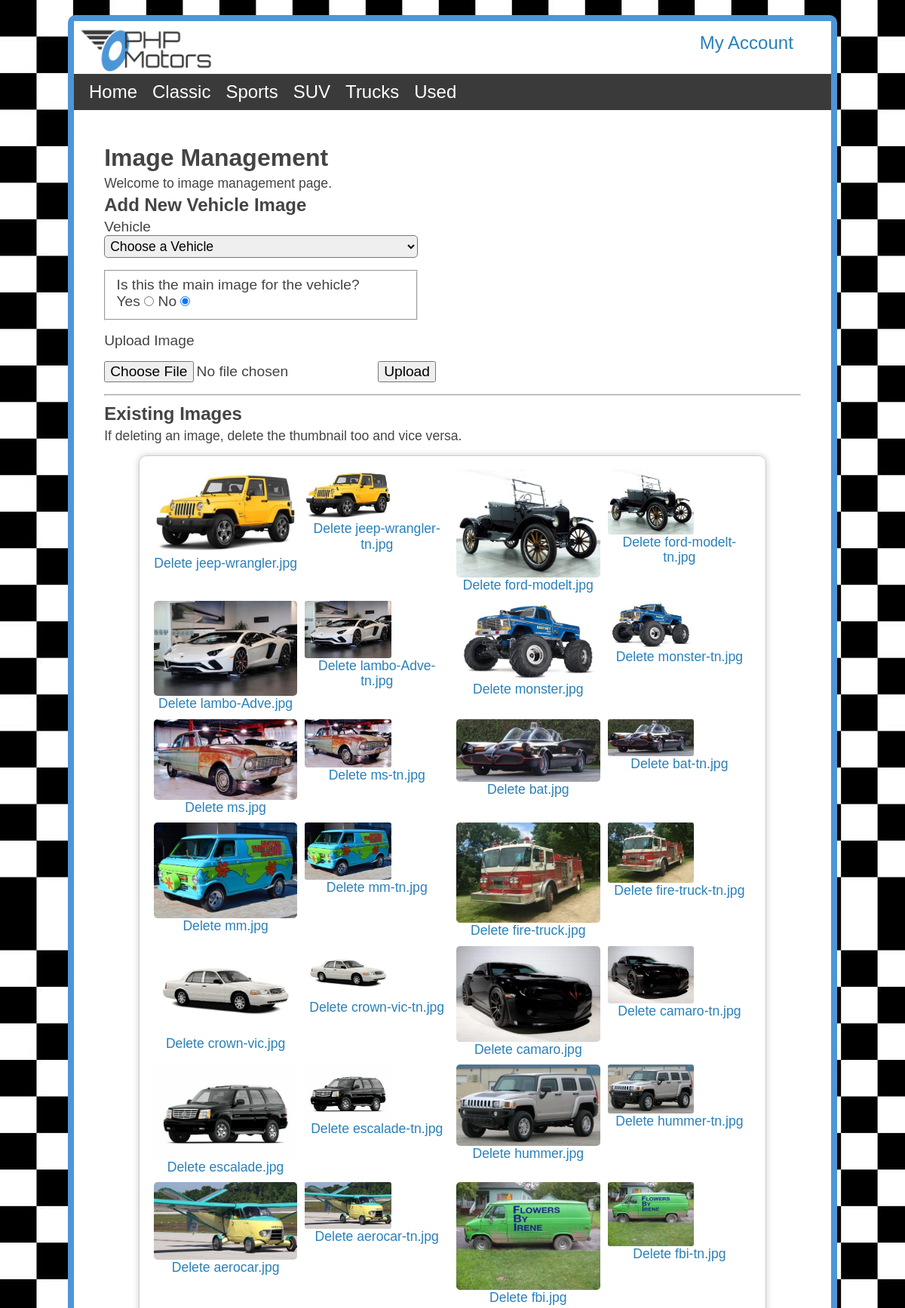
Page /uploads/index.php (upper part) on the committed database.
### tables this page shows
CREATE TABLE `carclassification` (
  `classificationId` int(11) NOT NULL,
  `classificationName` varchar(30) NOT NULL
);

CREATE TABLE `images` (
  `imgId` int(11) NOT NULL,
  `invId` int(11) NOT NULL,
  `imgName` varchar(100) NOT NULL,
  `imgPath` varchar(150) NOT NULL,
  `imgDate` timestamp NOT NULL DEFAULT current_timestamp(),
  `imgPrimary` tinyint(1) NOT NULL DEFAULT 0
);

### model/main-model.php (called while the page is built, shortened)
<?php
    function getClassifications(){
        $db = phpmotorsConnect();
        $sql = 'SELECT classificationName, classificationId  FROM carclassification ORDER BY classificationName ASC';
        $stmt = $db->prepare($sql);
        $stmt->execute();
        $classifications = $stmt->fetchAll();
        return $classifications;
    }
?>

### model/uploads-model.php (called while the page is built, shortened)
<?php
    function getImages() {
        $db = phpmotorsConnect();
        $sql = 'SELECT imgId, imgPath, imgName, imgDate, inventory.invId, invMake, invModel FROM images JOIN inventory ON images.invId = inventory.invId';
        $stmt = $db->prepare($sql);
        $stmt->execute();
        $imageArray = $stmt->fetchAll(PDO::FETCH_ASSOC);
        return $imageArray;
    }
?>

### library/functions.php (the view, shortened to what this page needs)
<?php
    function createNav($classifications){
        $navList = '<ul>';
        $navList .= "<li><a href='/cse340/phpmotors/' title='View the PHP Motors home page'>Home</a></li>";
        foreach ($classifications as $classification) {
            $navList .= "<li><a href='/cse340/phpmotors/vehicles/?action=classification&classificationName=".urlencode($classification['classificationName']).
            "' title='View our $classification[classificationName] lineup of vehicles'>$classification[classificationName]</a></li>";
        }
        $navList .= '</ul>';
        return $navList;
    }
    function buildImageDisplay($imageArray) {
        $id = '<ul class="ul uploadUl" id="image-display">';
        foreach ($imageArray as $image) {
            $imgName = $image['imgName'];
            $class = strpos($imgName, '-tn') !== false ? ' class="thumbnails"' : 'class="mainPic"';
            $id .= '<li>';
            $id .= "<img src='$image[imgPath]' $class title='$image[invMake] $image[invModel] image on PHP Motors.com' alt='$image[invMake] $image[invModel] image on PHP Motors.com'>";
            $id .= "<p><a href='/cse340/phpmotors/uploads?action=delete&imgId=$image[imgId]&filename=$imgName' title='Delete the image'>Delete $imgName</a></p>";
            $id .= '</li>';
        }
        $id .= '</ul>';
        return $id;
    }
    function buildVehiclesSelect($vehicles) {
        $prodList = '<select class="select" name="invId" id="invItem">';
        $prodList .= "<option>Choose a Vehicle</option>";
        foreach ($vehicles as $vehicle) {
        $prodList .= "<option value='$vehicle[invId]'>$vehicle[invMake] $vehicle[invModel]</option>";
        }
        $prodList .= '</select>';
        return $prodList;
    }
?>

### css/styles.css (style rules this page uses)
html { box-sizing: border-box; }
*, *:before, *:after { box-sizing: inherit; }
p { font-size: 1.1rem; }
h1,h2,p { padding: 0; margin: 0; }
a { text-decoration: none; color: #2980b9; }
ul { list-style-type: none; margin: 0; padding: 0; }
body { font-family: 'Genos', Arial, Helvetica, sans-serif; color: black; }
nav ul { display: flex; flex-direction: row; justify-content: space-around; }
nav li { padding: 5px; }
nav a { font-size: 1.1rem; color: #ffffff; text-decoration: none; }
.adminMain li,a { font-size: 1.1rem; }
.select { border-radius: 5px; font-size: 1.1rem; padding: 3px; }
.uploadUl { display: flex; flex-direction: column; padding: 2%; }
.mainPic { display: block; width: 100%; border-radius: 5px; }
.thumbnails { display: block; width: 60%; border-radius: 3px; }

### css/styles_tablet.css (style rules this page uses)
@media only screen and (min-width: 35em) { body { background-image: url("../images/site/small_check.jpg"); } }
@media only screen and (min-width: 35em) { nav a { font-size: 1.2rem; } }
@media only screen and (min-width: 35em) { .uploadUl { width: 90%; margin: 0 auto; margin-top: 1rem; display: grid; grid-template-columns: repeat(4, 1fr); grid-gap: 10px; box-shadow: 0px 0px 10px rgba(0, 0, 0, 0.2); border: 1px solid #CCCCCC; border-radius: 10px; } }
@media only screen and (min-width: 35em) { .uploadUl a { display: block; text-align: center; font-size: 1.1rem; } }
@media only screen and (min-width: 35em) { .adminMain li,a { font-size: 1.2rem; } }

### css/styles_large.css (style rules this page uses)
@media only screen and (min-width: 64rem) { nav ul { justify-content: flex-start; } }
@media only screen and (min-width: 64rem) { nav li { margin-left: 10px; } }
@media only screen and (min-width: 64rem) { nav a { font-size: 1.5rem; } }

### rows in the picture
carclassification: classificationName "Classic"
carclassification: classificationName "Sports"
carclassification: classificationName "SUV"
carclassification: classificationName "Trucks"
carclassification: classificationName "Used"
images: imgPath+imgName (picture), imgName "jeep-wrangler.jpg"
images: imgPath+imgName (picture), imgName "jeep-wrangler-tn.jpg"
images: imgPath+imgName (picture), imgName "ford-modelt.jpg"
images: imgPath+imgName (picture), imgName "ford-modelt-tn.jpg"
images: imgPath+imgName (picture), imgName "lambo-Adve.jpg"
images: imgPath+imgName (picture), imgName "lambo-Adve-tn.jpg"
images: imgPath+imgName (picture), imgName "monster.jpg"
images: imgPath+imgName (picture), imgName "monster-tn.jpg"
images: imgPath+imgName (picture), imgName "ms.jpg"
images: imgPath+imgName (picture), imgName "ms-tn.jpg"
images: imgPath+imgName (picture), imgName "bat.jpg"
images: imgPath+imgName (picture), imgName "bat-tn.jpg"
images: imgPath+imgName (picture), imgName "mm.jpg"
images: imgPath+imgName (picture), imgName "mm-tn.jpg"
images: imgPath+imgName (picture), imgName "fire-truck.jpg"
images: imgPath+imgName (picture), imgName "fire-truck-tn.jpg"
images: imgPath+imgName (picture), imgName "crown-vic.jpg"
images: imgPath+imgName (picture), imgName "crown-vic-tn.jpg"
images: imgPath+imgName (picture), imgName "camaro.jpg"
images: imgPath+imgName (picture), imgName "camaro-tn.jpg"
images: imgPath+imgName (picture), imgName "escalade.jpg"
images: imgPath+imgName (picture), imgName "escalade-tn.jpg"
images: imgPath+imgName (picture), imgName "hummer.jpg"
images: imgPath+imgName (picture), imgName "hummer-tn.jpg"
images: imgPath+imgName (picture), imgName "aerocar.jpg"
images: imgPath+imgName (picture), imgName "aerocar-tn.jpg"
images: imgPath+imgName (picture), imgName "fbi.jpg"
images: imgPath+imgName (picture), imgName "fbi-tn.jpg"
